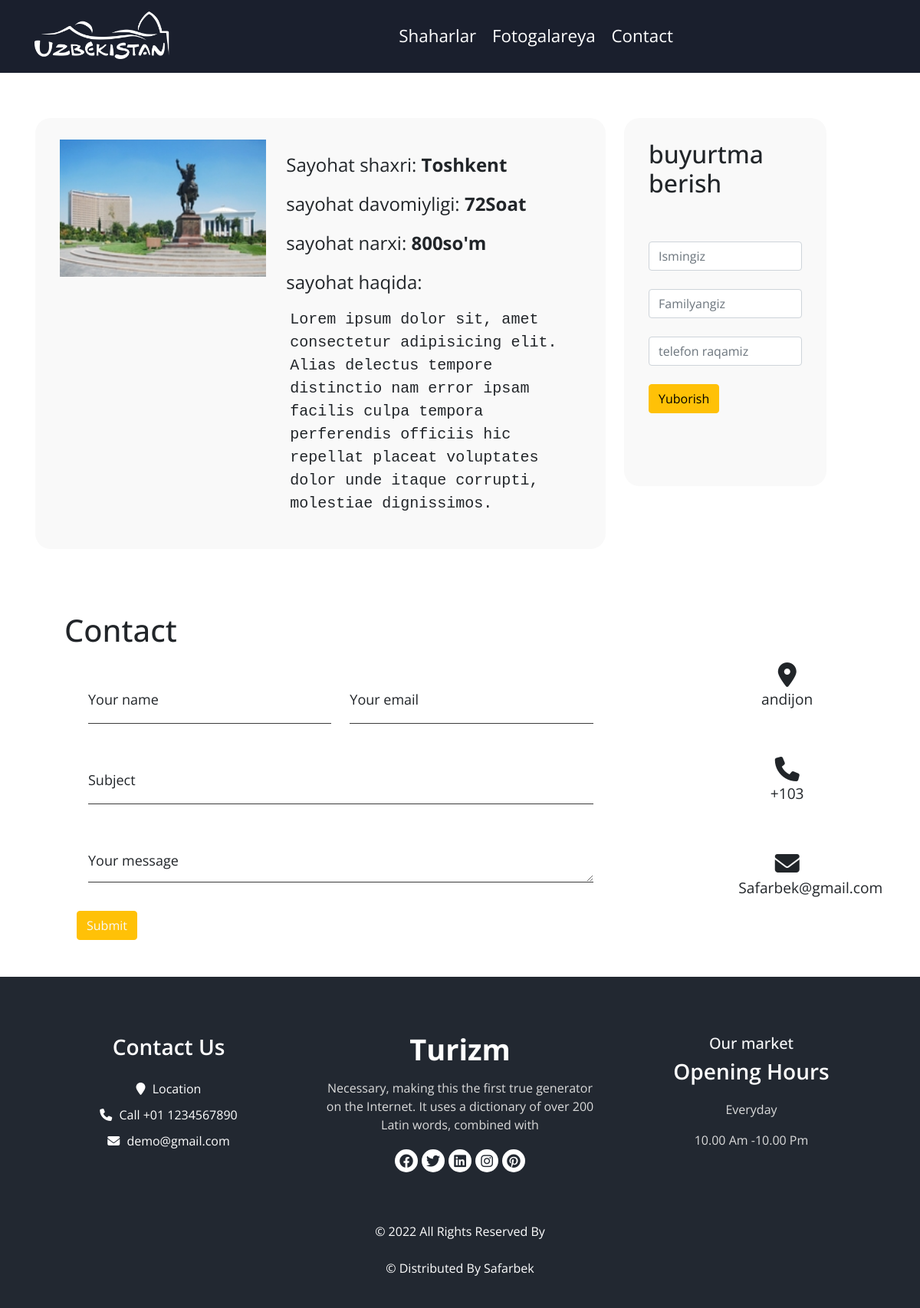
The page /detail/2/ on the database its author committed.
### main/models.py (models this page shows, shortened)
class TravelTicket(models.Model):
    title = models.CharField(max_length=80)
    small_content = models.CharField(max_length=80)
    content = RichTextField()
    img = models.ManyToManyField(Picture)
    category = models.ForeignKey(Category, on_delete=models.CASCADE)
    travel_hours = models.PositiveIntegerField()
    price = models.PositiveIntegerField()

class Picture(models.Model):
    image = models.ImageField(upload_to="Pictures%Y%m")

### main/views.py (the view)
# urls.py: path('detail/<pk>/', views.detail.as_view(), name="detail"),
class detail(DetailView):
    model = TravelTicket
    template_name = 'detail.html'

### templates/detail.html (shortened to what this page needs)
{% autoescape off %}
<!DOCTYPE html>
<html lang="en">
<head>
    <link rel="stylesheet" href="/static/css/owlcarusel.min.css">
    <link rel="stylesheet" href="/static/css/bootstrap.min.css">
    <link rel="stylesheet" href="https://site-assets.fontawesome.com/releases/v6.1.1/css/all.css">
    <link rel="stylesheet" href="/static/css/style.css">
</head>
<body>
    <nav class="scroll">
        <div class="logo">
            <a href="/"><img src="/static/img/uzlogo_white.png" alt="logo"></a>
        </div>
        <ul>
            <li>
                <a href="/#city">Shaharlar</a>
            </li>
            <li>
                <a href="/#fotos">Fotogalareya</a>
            </li>
            <li>
                <a href="#contact">Contact</a>
            </li>
        </ul>
    </nav>
    <br><br><br>
    <section class="turizm">
        <div class="row">
            <div class="col-lg-8">
                <div class="white-card">
                    <div class="row">
                        <div class="col-sm-5">
                            <img src="{{object.img.first.image.url }}" alt="" style="width: 100%;">
                        </div>
                        <div class="col-sm-7">
                            <ul class="about-book">
                                <li>
                                    <span>Sayohat shaxri:</span>
                                    <strong>{{object.title}}</strong>
                                </li>
                                <li>
                                    <span>sayohat davomiyligi:</span>
                                    <strong>{{object.travel_hours}}Soat</strong>
                                </li>
                                <li>
                                    <span>sayohat narxi:</span>
                                    <strong>{{object.price}}so'm</strong>
                                </li>
                                <li>
                                    <span>sayohat haqida:</span>
                                    <br>
                                    <p>{{object.content}}</p>
                                </li>
                            </ul>
                        </div>
                    </div>
                </div>
            </div>
            <div class="col-lg-3">
                <div class="white-card">
                    <div class="about-user">
                        <h2 class="mr-3">buyurtma berish</h2>
                        <br><br>
                        <input type="text" id="name" class="form-control" placeholder="Ismingiz">
                        <br>
                        <input type="text" id="name" class="form-control" placeholder="Familyangiz">
                        <br>
                        <input type="text" id="name" class="form-control" placeholder="telefon raqamiz">
                        <br>
                        <button type="submit" class="btn btn-warning">Yuborish</button>
                    </div>
                </div>
            </div>
        </div>
    </section>
    <section class="contact mx-md-5" id="contact">
        <h1>Contact</h1>
        <div class="row mx-1">
            <div class="col-md-8">
                <form id="contact-form" name="contact-form" action="" method="POST">
                    <div class="row">
                        <div class="col-md-6">
                            <div class="md-form">
                                <label for="name" class="">Your name</label>
                                <input type="text" id="name" name="name">
                            </div>
                        </div>
                        <div class="col-md-6">
                            <div class="md-form">
                                <label for="email" class="">Your email</label>
                                <input type="text" id="email" name="email">
                            </div>
                        </div>
                    </div>
                    <div class="row">
                        <div class="col-md-12">
                            <div class="md-form">
                                <label for="subject" class="">Subject</label>
                                <input type="text" id="subject" name="subject">
                            </div>
                        </div>
                    </div>
                    <div class="row">
                        <div class="col-md-12">
                            <div class="md-form">
                                <label for="message">Your message</label>
                                <textarea type="text" id="message" name="message" rows="1"></textarea>
                            </div>
                        </div>
                    </div>
                    <button class="btn btn-warning ml-5 mt-3 text-light">Submit</button>
                </form>
            </div>
            <div class="col-md-2"></div>
            <div class="col-md-2">
                <ul class="list-unstyled text-center item">
                    <li><i class="fas fa-map-marker-alt fa-2x"></i>
                        <p>andijon</p>
                    </li>
                    <li><i class="fas fa-phone mt-4 fa-2x"></i>
                        <p>+103</p>
                    </li>
                    <li><i class="fas fa-envelope mt-4 fa-2x"></i>
                        <p>Safarbek@gmail.com</p>
                    </li>
                </ul>
            </div>
        </div>
    </section>
    <br><br>
    <footer class="footer_section">
        <div class="container">
            <div class="row">
                <div class="col-md-4 footer-col">
                    <div class="footer_contact">
                        <h4>
                            Contact Us
                        </h4>
                        <div class="contact_link_box">
                            <a href="">
                                <i class="fas fa-map-marker" aria-hidden="true"></i>
                                <span>
                                    Location
                                </span>
                            </a>
                            <a href="">
                                <i class="fas fa-phone" aria-hidden="true"></i>
                                <span>
                                    Call +01 1234567890
                                </span>
                            </a>
                            <a href="">
                                <i class="fas fa-envelope" aria-hidden="true"></i>
                                <span>
                                    demo@gmail.com
                                </span>
                            </a>
                        </div>
                    </div>
                </div>
                <div class="col-md-4 footer-col">
                    <div class="footer_detail">
                        <a href="" class="footer-logo">
                            Turizm
                        </a>
                        <p>
                            Necessary, making this the first true generator on the Internet. It uses a dictionary of
                            over 200 Latin words, combined with
                        </p>
                        <div class="footer_social">
                            <a href="">
                                <i class="fa-brands fa-facebook" aria-hidden="true"></i>
                            </a>
                            <a href="">
                                <i class="fa-brands fa-twitter" aria-hidden="true"></i>
                            </a>
                            <a href="">
                                <i class="fa-brands fa-linkedin" aria-hidden="true"></i>
                            </a>
                            <a href="">
                                <i class="fa-brands fa-instagram" aria-hidden="true"></i>
                            </a>
                            <a href="">
                                <i class="fa-brands fa-pinterest" aria-hidden="true"></i>
                            </a>
                        </div>
                    </div>
                </div>
                <div class="col-md-4 footer-col">
                    <h5><a href="" class="text-light">Our market</a></h5>
                    <h4>
                        Opening Hours
                    </h4>
                    <p>
                        Everyday
                    </p>
                    <p>
                        10.00 Am -10.00 Pm
                    </p>
                </div>
            </div>
            <div class="footer-info">
                <p>
                    © <span id="displayYear">2022</span> All Rights Reserved By
                    <br><br>
                    © Distributed By
                    <a href="" target="_blank">Safarbek</a>
                </p>
            </div>
        </div>
    </footer>
</body>
</html>
{% endautoescape %}

### staticfiles/css/style.css (style rules this page uses)
* { font-family: 'Open Sans', sans-serif; font-style: normal; }
html { margin: 0; padding: 0; }
body { font-family: "Open Sans", sans-serif; overflow-x: hidden; }
nav { display: flex; position:absolute; background-color: transparent; z-index: 111; width: 100%; padding: 15px 15px 15px 45px; transition: all 0.6s ease-in-out; }
nav.scroll { top: 0; position: fixed; background-color: #080d1dec; }
nav .logo { flex: 3; }
nav .logo img { width: clamp(120px, 40%, 180px); }
nav ul { flex: 2; margin-top: 15px; list-style: none; }
nav ul li { display: inline; margin-right: 15px; font-size: 1.4rem; }
nav ul li a { color: white; text-decoration: none; }
@media (max-width: 1368px) { nav .logo { flex: 2; } }
@media (max-width: 1368px) { nav ul { flex: 3; list-style: none; } }
section { padding: 6% 3% 0% 3%; }
section p { font-size: larger; }
section.contact input { padding: 10px; width: 100%; font-size: large; margin: 15px; border: none; outline: none; border-bottom: 1px solid #3b3b3b; transition: all 0.2s; }
section.contact .md-form textarea { width: 100%; margin: 15px; padding: 10px; border: none; outline: none; border-bottom: 1px solid #3b3b3b ; }
section.contact .md-form label { margin-left: 15px; font-size: large; transform: translateY(45px); transition: all 0.3s; }
section.contact .item { display: flex; flex-direction: column; }
section.contact .item li { margin: 10px; }
.footer_section { position: static; bottom: 0; background-color: #222831; color: #ffffff; padding: 75px 0 40px 0; text-align: center; }
.footer_section a { text-decoration: none ; }
.footer_section h4 { font-size: 28px; }
.footer_section h4, .footer_section .footer-logo { font-weight: 600; margin-bottom: 20px; }
.footer_section p { color: #dbdbdb; }
.footer_section .footer-col { margin-bottom: 30px; }
.footer_section .footer_contact .contact_link_box { display: -webkit-box; display: -ms-flexbox; display: flex; -webkit-box-orient: vertical; -webkit-box-direction: normal; -ms-flex-direction: column; flex-direction: column; }
.footer_section .footer_contact .contact_link_box a { margin: 5px 0; color: #ffffff; }
.footer_section .footer_contact .contact_link_box a i { margin-right: 5px; }
.footer_section .footer-logo { display: block; font-weight: bold; font-size: 38px; line-height: 1; color: #ffffff; }
.footer_section .footer_social { display: -webkit-box; display: -ms-flexbox; display: flex; -webkit-box-pack: center; -ms-flex-pack: center; justify-content: center; margin-top: 20px; margin-bottom: 10px; }
.footer_section .footer_social a { display: -webkit-box; display: -ms-flexbox; display: flex; -webkit-box-pack: center; -ms-flex-pack: center; justify-content: center; -webkit-box-align: center; -ms-flex-align: center; align-items: center; color: #222831; width: 30px; height: 30px; border-radius: 100%; background-color: #ffffff; border-radius: 100%; margin: 0 2.5px; font-size: 18px; }
.footer_section .footer-info { text-align: center; margin-top: 25px; }
.footer_section .footer-info p { color: #ffffff; margin: 0; }
.footer_section .footer-info p a { color: inherit; }
.turizm .white-card { width: 100%; min-height: 480px; margin: 10px; padding: 15px; padding: 28px 32px; border-radius: 20px; background-color: #F9F9F9; }
.turizm .white-card .about-book { list-style: none; font-size: x-large; margin-left: -30px; }
.turizm .white-card .about-book li { margin-top: 15px; }
.turizm .white-card .about-book li strong { font-size: x-large; }
.turizm .white-card .about-book li p { font-size: x-large; font-family: monospace; margin-top: 5px; margin-left: 5px; }

### rows shown on the page
TravelTicket: img.first.image (picture), title "Toshkent", travel_hours "72", price "800", content "Lorem ipsum dolor sit, amet consectetur adipisicing elit. Alias delectus tempore distinctio nam error ipsam facilis culpa tempora perferendis officiis hic repellat placeat voluptates dolor unde itaque corrupti, molestiae dignissimos."
